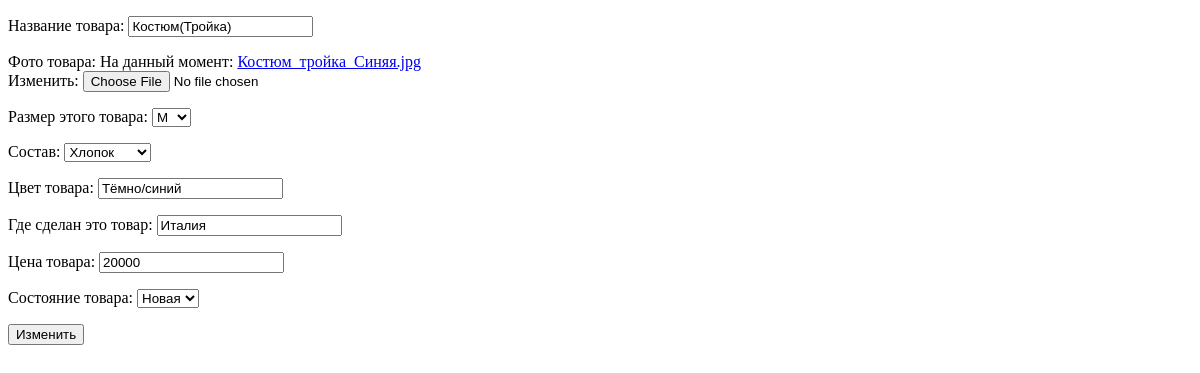
/product_detail/4/update/, run on an earlier commit of the app's database.
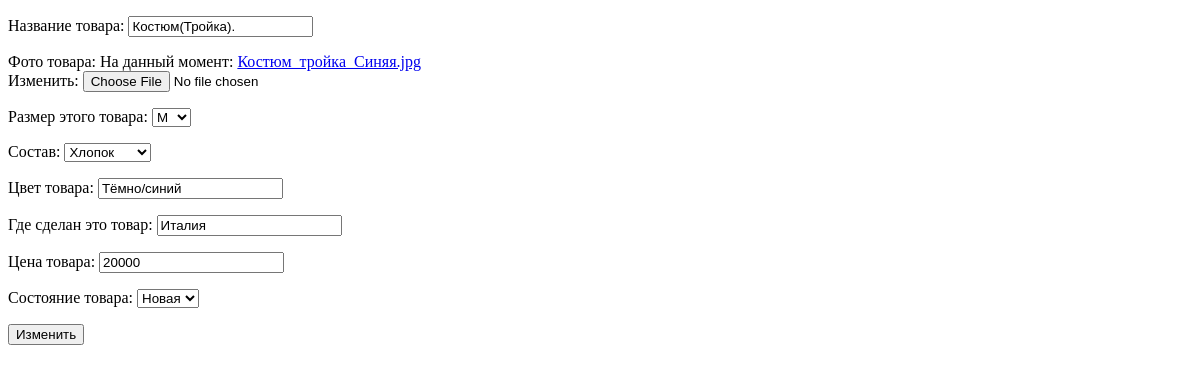
And on a later commit of the database.
### man_shop/models.py (models this page shows, shortened)
class Man_shop(models.Model):
    SIZE_P = (
        ('L', 'L'),
        ('M', 'M'),
        ('X', 'X'),
        ('XL', 'XL')
    )
    COMPOUND_P = (
        ('Хлопок', 'Хлопок'),
        ('Синтетика', 'Синтетика'),
        ('Шерсть', 'Шерсть')
    )
    SHAPE_P = (
        ('Новая', 'Новая'),
        ('Б/У', 'Б/У')
    )
    product_name = models.CharField('Название товара:', max_length=100)
    image = models.ImageField('Фото товара', upload_to='')
    size = models.CharField('Размер этого товара:', default='L', choices=SIZE_P, max_length=10, null=True)
    compound = models.CharField('Состав:', max_length=100, choices=COMPOUND_P, blank=True)
    color = models.CharField('Цвет товара:', max_length=50, null=True)
    made_in = models.CharField('Где сделан это товар:', max_length=100, blank=True)
    price = models.PositiveIntegerField('Цена товара:')
    shape = models.CharField('Состояние товара:', max_length=100, choices=SHAPE_P)
    class Meta:
        verbose_name = 'Товар'
        verbose_name_plural = 'Товары'

### man_shop/views.py (the view, shortened to what this page needs)
# urls.py: path('product_detail/<int:id>/update/', views.UpdateProductView.as_view(), name='update_product'),
class UpdateProductView(generic.UpdateView):
    template_name = 'CRUD/update_product.html'
    form_class = forms.Man_shop_form
    success_url = '/'
    def get_object(self, **kwargs):
        person_id = self.kwargs.get('id')
        return get_object_or_404(models.Man_shop, id=person_id)

### man_shop/forms.py
class Man_shop_form(forms.ModelForm):
    class Meta:
        model = models.Man_shop
        fields = '__all__'

### templates/CRUD/update_product.html (shortened to what this page needs)
<!DOCTYPE html>
<html lang="en">
<head>
</head>
<body>
<form method="POST" enctype="multipart/form-data">
  {{form.as_p}}
  <button type="submit">Изменить</button>
</form>
</body>
</html>

What changed in the data, as far as the page shows it:
changed Man_shop "Хлопок": product_name "Костюм(Тройка)" → "Костюм(Тройка)."
